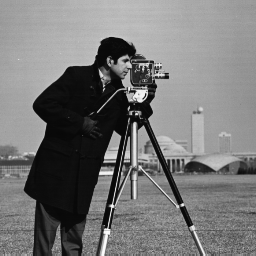
%> input picture Semester 4-2/CSE 4228 Digital Image Processing Lab/Lab 03/Dip_practice/cameraman.png, 256 x 256 px
$ octave nthroot.m   (GNU Octave 9; MATLAB toolbox functions it lacks are replaced by stand-ins)
%> lines starting %> are read from the running program, lines starting %| are printed output that depends on the picture
I = imread('cameraman.png');
%> I is the input picture: size 256x256 uint8; min 7, max 253, mean 118.7
c = 1;
n=2;
O=  c * double(image).^(1/n);
% Rescale the transformed image to the range [0, 255]
O= uint8((255 / max(O(:))) * O);

% Display the original and transformed images
subplot(2, 2, 1);
imshow(I);
title('Original Image');

[row,col]=size(I);
%> row = 256; col = 256

K=zeros(1,256);

for i=1:row
    for j=1:col
        temp=I(i,j)+1;
        K(temp)=K(temp)+1;

    end
end
%> after the loop, K = 256 values, max 1685 at index 15, min 0 at index 1, mean 256

subplot(2,2,2);
bar(K);

subplot(2, 2, 3);
imshow(O);
title('Transformed Image');

[row,col]=size(O);

K=zeros(1,256);

for i=1:row
    for j=1:col
        temp=O(i,j)+1;
        K(temp)=K(temp)+1;

    end
end
%> after the loop, K = 256 values, max 1 at index 255, min 0 at index 1, mean 0.00391

subplot(2,2,4);
bar(K);
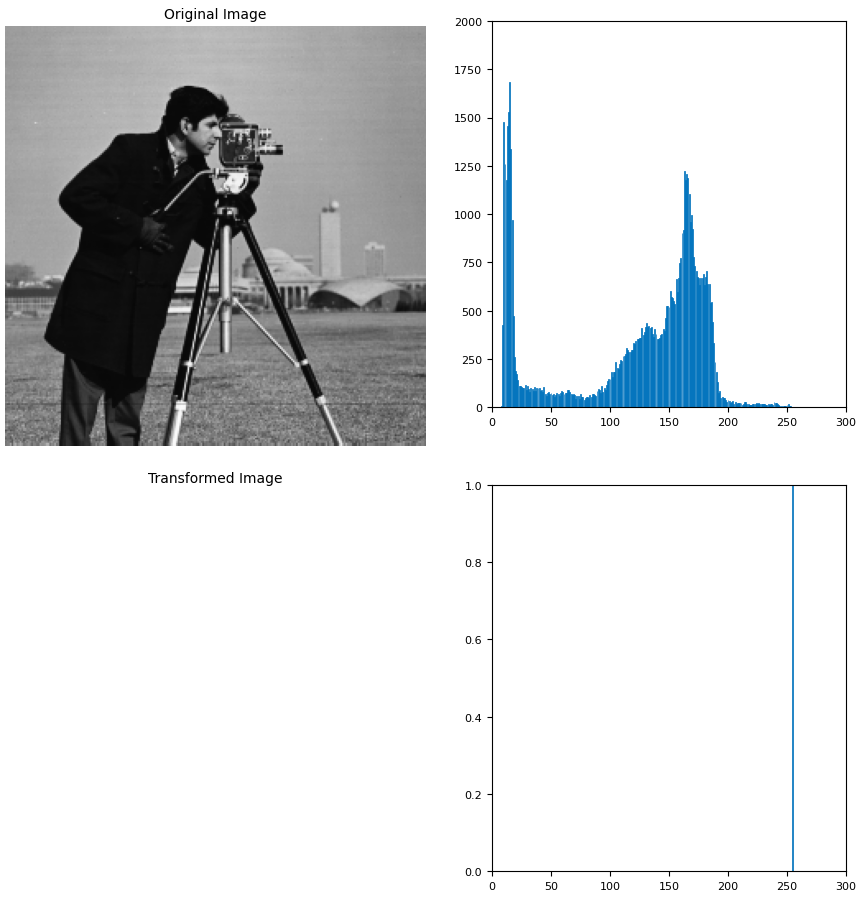
%> figure redrawn from the program's plot data, 4 panels
